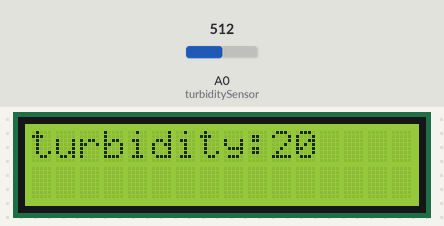
A sketch run on a simulated Arduino Uno, built with avr-gcc and run on an emulated ATmega328P. On the bench: 16×2 character LCD. The inputs (shaded band) are chosen by the test bench; at power-on: A0 (turbiditySensor) = 512.

Above: at 1.2 s.
1.3 s: A0 (turbiditySensor) set to 537
At 2.7 s:
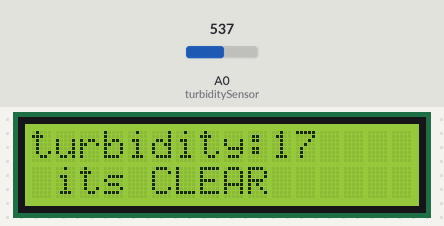
3.0 s: A0 (turbiditySensor) set to 511
At 4.6 s:
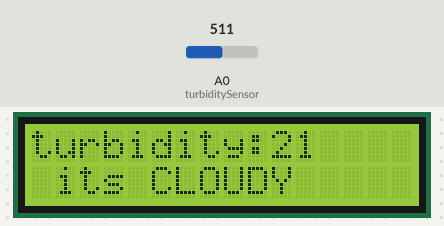
4.9 s: A0 (turbiditySensor) set to 328
At 6.3 s:
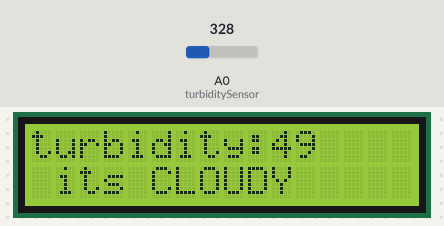
6.6 s: A0 (turbiditySensor) set to 313
At 7.9 s:
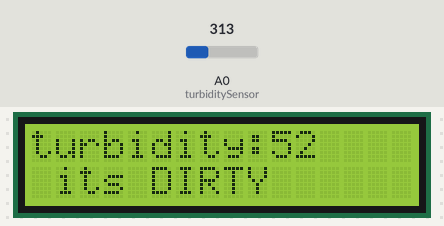
Timing chart, 0 to 9.5 s (numbered marks = the images above; inputs shaded):
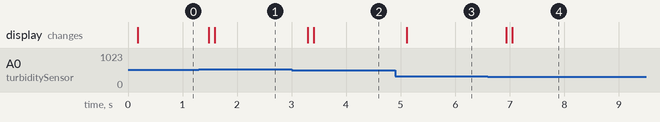

The sketch:

turbidity_test.ino
```cpp
#include <Wire.h>
#include <LiquidCrystal_I2C.h>
LiquidCrystal_I2C lcd(0x27, 16, 2); // 0x27 is the i2c address, while 16 = columns, and 2 = rows.
const int turbiditySensor = A0;
void setup()
{
  pinMode(turbiditySensor, INPUT);
  lcd.init();      // Init the LCD
  lcd.backlight(); // Activate backlight
  lcd.home();

  pinMode(turbiditySensor, INPUT);
}

void loop()
{
  int sensorValue = analogRead(turbiditySensor);
  Serial.println(sensorValue);
  int turbidity = map(sensorValue, 0, 640, 100, 0);
  delay(100);
  lcd.setCursor(0, 0);
  lcd.print("turbidity:");
  lcd.print("   ");
  lcd.setCursor(10, 0);
  lcd.print(turbidity);
  delay(100);
  if (turbidity < 20)
  {
    digitalWrite(2, HIGH);
    digitalWrite(3, LOW);
    digitalWrite(4, LOW);
    lcd.setCursor(0, 1);
    lcd.print(" its CLEAR ");
  }
  if ((turbidity > 20) && (turbidity < 50))
  {
    digitalWrite(2, LOW);
    digitalWrite(3, HIGH);
    digitalWrite(4, LOW);
    lcd.setCursor(0, 1);
    lcd.print(" its CLOUDY ");
  }
  if (turbidity > 50)
  {
    digitalWrite(2, LOW);
    digitalWrite(3, LOW);
    digitalWrite(4, HIGH);
    lcd.setCursor(0, 1);
    lcd.print(" its DIRTY ");
  }
}
```

Measured:
- the behaviour switches between 518 and 519 on A0 (turbiditySensor) (found by bisection; images 0 and 1)
- the behaviour switches between 320 and 319 on A0 (turbiditySensor) (found by bisection; images 3 and 4)
- after the input at 1.3 s, the display: first changes after 0.18 s (image 1 shows a later state)
- after the input at 3.0 s, the display: first changes after 0.29 s (image 2 shows a later state)
- after the input at 4.9 s, the display: changes after 0.22 s (image 3)
- after the input at 6.6 s, the display: first changes after 0.34 s (image 4 shows a later state)
